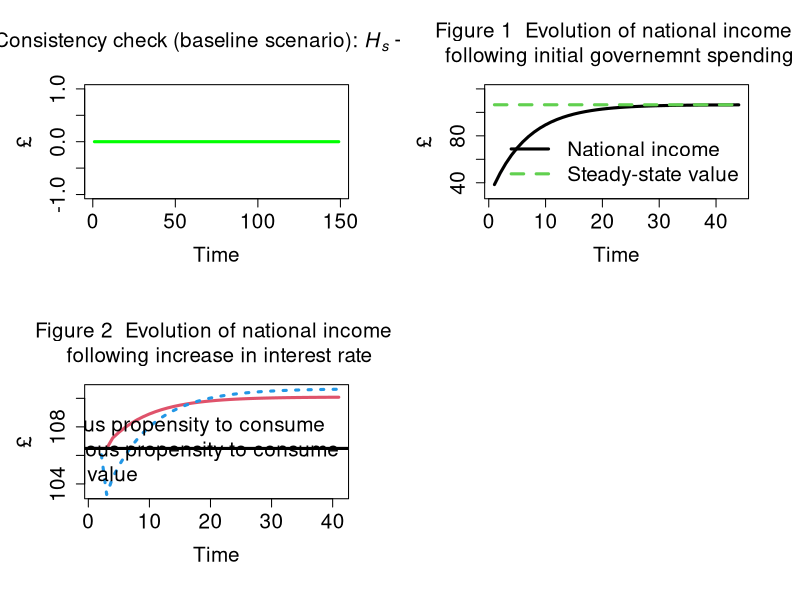

R code for this plot:
# Model PC for R (from scratch): main code
# from Wynne Godley and Marc Lavoie
# Monetary Economics
# Chapter 4 

# Version: 30 May 2019; revised: 7 November 2023

################################################################################

#STEP 1: PREPARE THE WORK-SPACE

#Clear environment
rm(list=ls(all=TRUE))

#Clear plots
if(!is.null(dev.list())) dev.off()

#Clear console
cat("\014")

#Number of periods
nPeriods = 150

#Number of scenarios
nScenarios=3 


################################################################################

#STEP 2: SET THE COEFFICIENTS (EXOGENOUS VARIABLES AND PARAMETERS)
alpha11=0.65 #Autonomous propensity to consume out of income
alpha12=2 #Elasticity of consumption propensity to interest rate
alpha2=0.4 #Propensity to consume out of wealth
lambda0 = 0.635 #Autonomous share of bills
lambda1 = 5 #Elasticity of bills demand to interest rate
lambda2 = 0.01 #Elasticity of bills demand to yd/v
theta=0.2 #Tax rate on income
r_bar=matrix(data=0.025,nrow=nScenarios,ncol=nPeriods) #Interest rate as policy instrument

################################################################################

#STEP 3: CREATE VARIABLES AND ATTRIBUTE INITIAL VALUES
b_cb=matrix(data=0,nrow=nScenarios,ncol=nPeriods)#Government bills held by Central Bank
b_h=matrix(data=0,nrow=nScenarios,ncol=nPeriods) #Government bills held by households
b_s=matrix(data=0,nrow=nScenarios,ncol=nPeriods) #Government bills supplied by government
cons=matrix(data=0,nrow=nScenarios,ncol=nPeriods) #Consumption
g=matrix(data=0,nrow=nScenarios,ncol=nPeriods) #Government expenditure
h_h=matrix(data=0,nrow=nScenarios,ncol=nPeriods) #Cash money held by households
h_s=matrix(data=0,nrow=nScenarios,ncol=nPeriods) #Cash money supplied by central bank
r=matrix(data=r_bar,nrow=nScenarios,ncol=nPeriods) #Interest rate on government bills
t=matrix(data=0,nrow=nScenarios,ncol=nPeriods) #Taxes
v=matrix(data=0,nrow=nScenarios,ncol=nPeriods) #Households wealth
y=matrix(data=0,nrow=nScenarios,ncol=nPeriods) #Income = GDP
y_star=matrix(data=0,nrow=nScenarios,ncol=nPeriods) #Steady state GDP
yd=matrix(data=0,nrow=nScenarios,ncol=nPeriods) #Disposable income of households
alpha1=matrix(data=0.6,nrow=nScenarios,ncol=nPeriods) #Endogenous propensity to consume out of income

################################################################################

#STEP 4: RUN THE MODEL

#STEP 4.A: DEFINE THE LOOPS

#Choose scenario
for (j in 1:nScenarios){
  
  #Define time loop
  for (i in 2:nPeriods){
    
    #Define iterations
    for (iterations in 1:100){
      
      
      #STEP 4.B: ADD ALTERNATIVE SCENARIOS  
      
      #Initial shock to government spending
      if (i>=2){g[j,i]=20}
      
      #Scenario 2: shock to interest rate
      if (i>=102 && j==2){r_bar[j,i]=0.035}
      
      #Scenario 3: shock to interest rate with endogenous propensity to consume 
      if (i>=102 && j==3){r_bar[j,i]=0.035}
      
      
      #STEP 4.C: DEFINE THE SYSTEM OF EQUATIONS            
      
      #Determination of output - eq. 4.1
      y[j,i] = cons[j,i] + g[j,i]
      
      #Disposable income - eq. 4.2
      yd[j,i] = y[j,i] - t[j,i] + r[j,i-1]*b_h[j,i-1]
      
      #Tax payments - eq. 4.3
      t[j,i] = theta*(y[j,i] + r[j,i-1]*b_h[j,i-1])
      
      #Wealth accumulation - eq. 4.4
      v[j,i] = v[j,i-1] + (yd[j,i] - cons[j,i])
      
      #Consumption function - eq. 4.5
      cons[j,i] = alpha1[j,i]*yd[j,i] + alpha2*v[j,i-1]
      
      #Endogenous propensity to consume out of income ***
      if (j==3){ alpha1[j,i] = alpha11 - alpha12*r[j,i] }
      
      #Cash money - eq. 4.6
      h_h[j,i] = v[j,i] - b_h[j,i]
      
      #Demand for government bills - eq. 4.7
      b_h[j,i] = v[j,i]*(lambda0 + lambda1*r[j,i] - lambda2*(yd[j,i]/v[j,i]))
      
      #Supply of government bills - eq. 4.8
      b_s[j,i] = b_s[j,i-1] + (g[j,i] + r[j,i-1]*b_s[j,i-1]) - (t[j,i] + r[j,i-1]*b_cb[j,i-1])
      
      #Supply of cash - eq. 4.9
      h_s[j,i] = h_s[j,i-1] + b_cb[j,i] - b_cb[j,i-1]
      
      #Government bills held by the central bank - eq. 4.10
      b_cb[j,i] = b_s[j,i] - b_h[j,i]
      
      #Interest rate as policy instrument - eq. 4.11
      r[j,i] = r_bar[j,i]
      
      #Additional equation: steady-state GDP
      y_star[j,i] = (g[j,i]+r[j,i]*64.86478*(1-theta))/theta
      
      }
    }
  }

################################################################################

#STEP 5: CONSISTENCY CHECK (REDUNDANT EQUATION)

#Create consistency statement 
aerror=0
error=0
for (i in 2:(nPeriods-1)){error = error + (h_s[1,i]-h_h[1,i])^2}
aerror = error/nPeriods
if ( aerror<0.01 ){cat(" *********************************** \n Good news! The model is watertight! \n", "Average error =", aerror, "< 0.01 \n", "Cumulative error =", error, "\n ***********************************")} else{
  if ( aerror<1 && aerror<1 ){cat(" *********************************** \n Minor issues with model consistency \n", "Average error =", aerror, "> 0.01 \n", "Cumulative error =", error, "\n ***********************************")}
  else{cat(" ******************************************* \n Warning: the model is not fully consistent! \n", "Average error =", aerror, "> 1 \n", "Cumulative error =", error, "\n *******************************************")} }      

#Plot redundant equation
layout(matrix(c(1,2,3,4), 2, 2, byrow = TRUE))
par(mar = c(5.1+1, 4.1+1, 4.1+1, 2.1+1))
plot(h_s[1,2:nPeriods]-h_h[1,2:nPeriods], type="l", col="green",lwd=3,lty=1,font.main=1,cex.main=1.5,
     main=expression("Consistency check (baseline scenario): " * italic(H[phantom("")]["s"]) - italic(H[phantom("")]["h"])),
     cex.axis=1.5,cex.lab=1.5,ylab = '£',
     xlab = 'Time',ylim = range(-1,1))

################################################################################

#STEP 6: CREATE AND DISPLAY GRAPHS

#Set layout
#layout(matrix(c(1,2), 1, 2, byrow = TRUE))
par(mar = c(5.1+1, 4.1+1, 4.1+1, 2.1+1))

#Figure 1
plot(y[1,2:45],type="l",col="1",lwd=3,lty=1,font.main=1,cex.main=1.5,cex.axis=1.5,cex.lab=1.5,
     main="Figure 1  Evolution of national income \n following initial governemnt spending",
     ylab = '£',xlab = 'Time',ylim=range(30,120))
lines(y_star[1,2:45],type="l",lwd=3,lty=2,col="3")
legend("bottomright",c("National income","Steady-state value"),  bty = "n",
       cex = 1.5, lty=c(1,2), lwd=c(3,3), col = c(1,3), box.lwd=0)

#Figure 2
plot(y[2,100:140],type="l",col="2",lwd=3,lty=1,font.main=1,cex.main=1.5,cex.axis=1.5,cex.lab=1.5,
     main="Figure 2  Evolution of national income \n following increase in interest rate",
     ylab = '£',xlab = 'Time',ylim=range(min(y[3,100:150]),max(y[3,100:150])))
lines(y[3,100:140],type="l",lwd=3,lty=3,col="4")
abline(h=106.49,col="1",lwd=3) 
legend("bottomright",c("Exogenous propensity to consume","Endogenous propensity to consume","Baseline value"),  bty = "n",
       cex = 1.5, lty=c(1,3,1), lwd=c(3,3,3), col = c(2,4,1), box.lwd=0)
